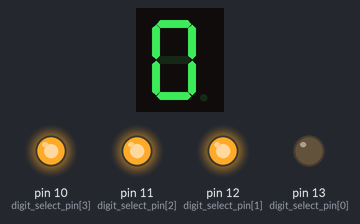
A sketch run on a simulated Arduino Uno, built with avr-gcc and run on an emulated ATmega328P. Shown: 1-digit seven-segment display, output pins drawn as LEDs (lit = HIGH). Wiring (inferred from the names in the program): 1-digit 7-segment display, segments lit when HIGH: segments pin 2, pin 3, pin 4, pin 5, pin 6, pin 7, pin 8, pin 9. The segment pins are drawn as the display they are named for; pins used as bus, display or sensor lines are not drawn.

Above: at 0.1 s.
At 1.1 s:
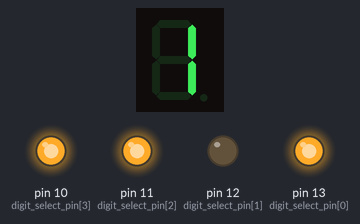
At 2.1 s:
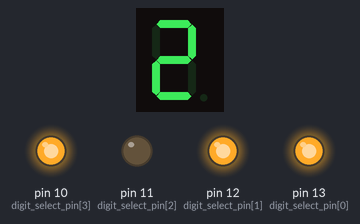
At 4.3 s:
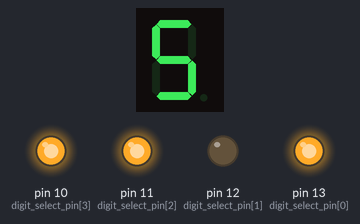
At 6.5 s:
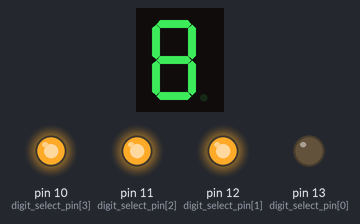
At 8.7 s:
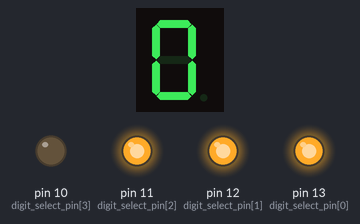
Timing chart, 0 to 40.0 s (numbered marks = the images above):
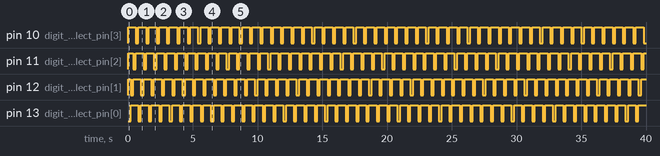

Measured:
- by itself, pin 10 (digit_select_pin[3]), pin 13 (digit_select_pin[0]): alternates HIGH for 0.60 s and LOW for 0.20 s
- by itself, pin 11 (digit_select_pin[2]), pin 12 (digit_select_pin[1]): repeats every 0.80 s: LOW 0.20 s, HIGH 0.60 s
- by itself, everything shown: repeats every 8.0 s, in 40 steps
- what the display in image 1 shows lasts 0.8 s, from 0.8 s to 1.6 s

The sketch:

arduino10-3_shift-4FND_.ino
```cpp
// FNDArray-CC-4digit.ino
// 0에서 9까지 숫자를 4자리에 돌아가며 표시
// 세그먼트 a, b, c, d, e, f, g, dp의 패턴

byte patterns[] = {
  0xFC, 0x60, 0xDA, 0xF2, 0x66, 0xB6, 0xBE, 0xE4, 0xFE, 0xE6
}; // ‘0’:B11111100, ‘1’:B01100000,…

int digit_select_pin[] = { 13, 12, 11, 10 };  // 자릿수 선택 핀
// 7세그먼트 모듈 연결 핀 ‘a, b, c, d, e, f, g, dp’ 순서
int segment_pin[] = {2, 3, 4, 5, 6, 7, 8, 9};

void setup() {
  for (int i = 0; i < 4; i++) { // 자릿수 선택 핀을 출력으로 설정
    pinMode(digit_select_pin[i], OUTPUT);
  }
  for (int i = 0; i < 8; i++) { // 세그먼트 제어 핀을 출력으로 설정
    pinMode(segment_pin[i], OUTPUT);
  }
}
// 해당 자리에 숫자 하나를 표시하는 함수
void show_digit(int pos, int number) { // (위치, 출력할 숫자)
  for (int i = 0; i < 4; i++) {
    if (i + 1 == pos) // 해당 자릿수의 선택 핀만 LOW로 활성화
      digitalWrite(digit_select_pin[i], LOW);
    else // 나머지 자리는 HIGH로 설정하여 비활성화
      digitalWrite(digit_select_pin[i], HIGH);
  }
  for (int i = 0; i < 8; i++) {
    boolean on_off = bitRead(patterns[number], 7 - i); //
    digitalWrite(segment_pin[i], on_off);
  }
}

void loop() {
  for (int no = 0; no < 10; no++) {
    for (int pos = 1; pos <= 4; pos++) {
      show_digit(pos, no); // ‘pos’ 자리에 숫자 ‘no’를 표시
      delay(200);
    }
  }
}
```
